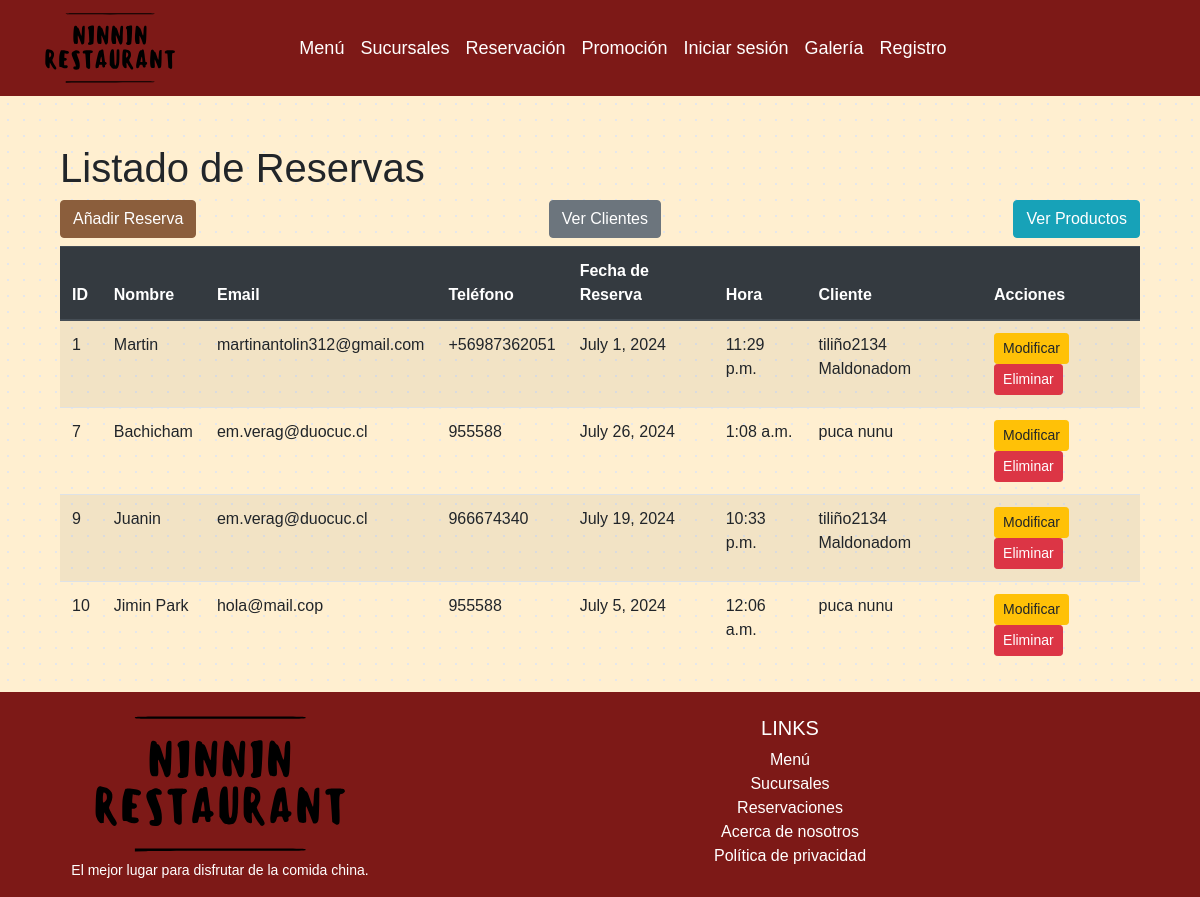
Screenshot of /clientes/reservaList with the database file from the repository.
### clientes/models.py (models this page shows, shortened)
class Reserva(models.Model):
    id_reserva = models.AutoField(db_column='idreserva', primary_key=True)
    cli_reserva = models.ForeignKey(Cliente, on_delete=models.CASCADE)
    nombre = models.CharField(max_length=100)
    email = models.EmailField()
    telefono = models.CharField(max_length=45)
    fecha_reserva = models.DateField()
    hora = models.TimeField()

class Cliente(models.Model):
    user   = models.OneToOneField(User, on_delete=models.CASCADE)
    nombre = models.CharField(max_length=100)
    apellido = models.CharField(max_length=100)
    fecha_nacimiento = models.DateField()
    email = models.EmailField()
    password = models.CharField(max_length=100)

### clientes/views.py (the view)
# urls.py: path('reservaList', views.reserva_list, name='reserva_list'),
def reserva_list(request):
    reservas = Reserva.objects.all()
    return render(request, 'reservas/reserva_list.html', {'reservas': reservas})

### clientes/templates/reservas/reserva_list.html (shortened to what this page needs)
{% extends "clientes/base.html" %}
{% block content %}
<div class="container mt-4">
    <h1>Listado de Reservas</h1>
    <div class="d-flex justify-content-between mb-2">
        <a class="btn btn-primary" href="{% url 'reserva_add' %}">Añadir Reserva</a>
        <a class="btn btn-secondary" href="{% url 'crud' %}">Ver Clientes</a>
        <a class="btn btn-info" href="{% url 'crud_producto' %}">Ver Productos</a>
    </div>
    <table class="table table-striped">
        <thead class="thead-dark">
            <tr>
                <th scope="col">ID</th>
                <th scope="col">Nombre</th>
                <th scope="col">Email</th>
                <th scope="col">Teléfono</th>
                <th scope="col">Fecha de Reserva</th>
                <th scope="col">Hora</th>
                <th scope="col">Cliente</th>
                <th scope="col">Acciones</th>
            </tr>
        </thead>
        <tbody>
            {% for reserva in reservas %}
            <tr>
                <td>{{ reserva.id_reserva }}</td>
                <td>{{ reserva.nombre }}</td>
                <td>{{ reserva.email }}</td>
                <td>{{ reserva.telefono }}</td>
                <td>{{ reserva.fecha_reserva }}</td>
                <td>{{ reserva.hora }}</td>
                <td>{{ reserva.cli_reserva.nombre }} {{ reserva.cli_reserva.apellido }}</td>
                <td>
                    <a href="{% url 'reserva_update' reserva.id_reserva %}" class="btn btn-sm btn-warning">Modificar</a>
                    <form action="{% url 'reserva_del' reserva.id_reserva %}" method="post" style="display: inline;">
                        <input type="submit" value="Eliminar" class="btn btn-sm btn-danger">
                    </form>
                </td>
            </tr>
            {% empty %}
            <tr>
                <td colspan="8">No hay reservas disponibles</td>
            </tr>
            {% endfor %}
        </tbody>
    </table>
</div>
{% endblock %}

### mysite/static/Layout/style.css (style rules this page uses)
body { background: radial-gradient(#e5e7eb 1px, transparent 1px); background-color: #FFEFD0; background-size: 16px 16px; font-family: Arial, sans-serif; }
.btn-primary { background-color: #8b5e3c; border-color: #8b5e3c; }

### rows the page displays
Reserva: id_reserva "1", nombre "Martin", email "martinantolin312@gmail.com", telefono "+56987362051", fecha_reserva "July 1, 2024", hora "11:29 p.m.", cli_reserva.nombre "tiliño2134", cli_reserva.apellido "Maldonadom"
Reserva: id_reserva "7", nombre "Bachicham", email "em.verag@duocuc.cl", telefono "955588", fecha_reserva "July 26, 2024", hora "1:08 a.m.", cli_reserva.nombre "puca", cli_reserva.apellido "nunu"
Reserva: id_reserva "9", nombre "Juanin", email "em.verag@duocuc.cl", telefono "966674340", fecha_reserva "July 19, 2024", hora "10:33 p.m.", cli_reserva.nombre "tiliño2134", cli_reserva.apellido "Maldonadom"
Reserva: id_reserva "10", nombre "Jimin Park", email "hola@mail.cop", telefono "955588", fecha_reserva "July 5, 2024", hora "12:06 a.m.", cli_reserva.nombre "puca", cli_reserva.apellido "nunu"
